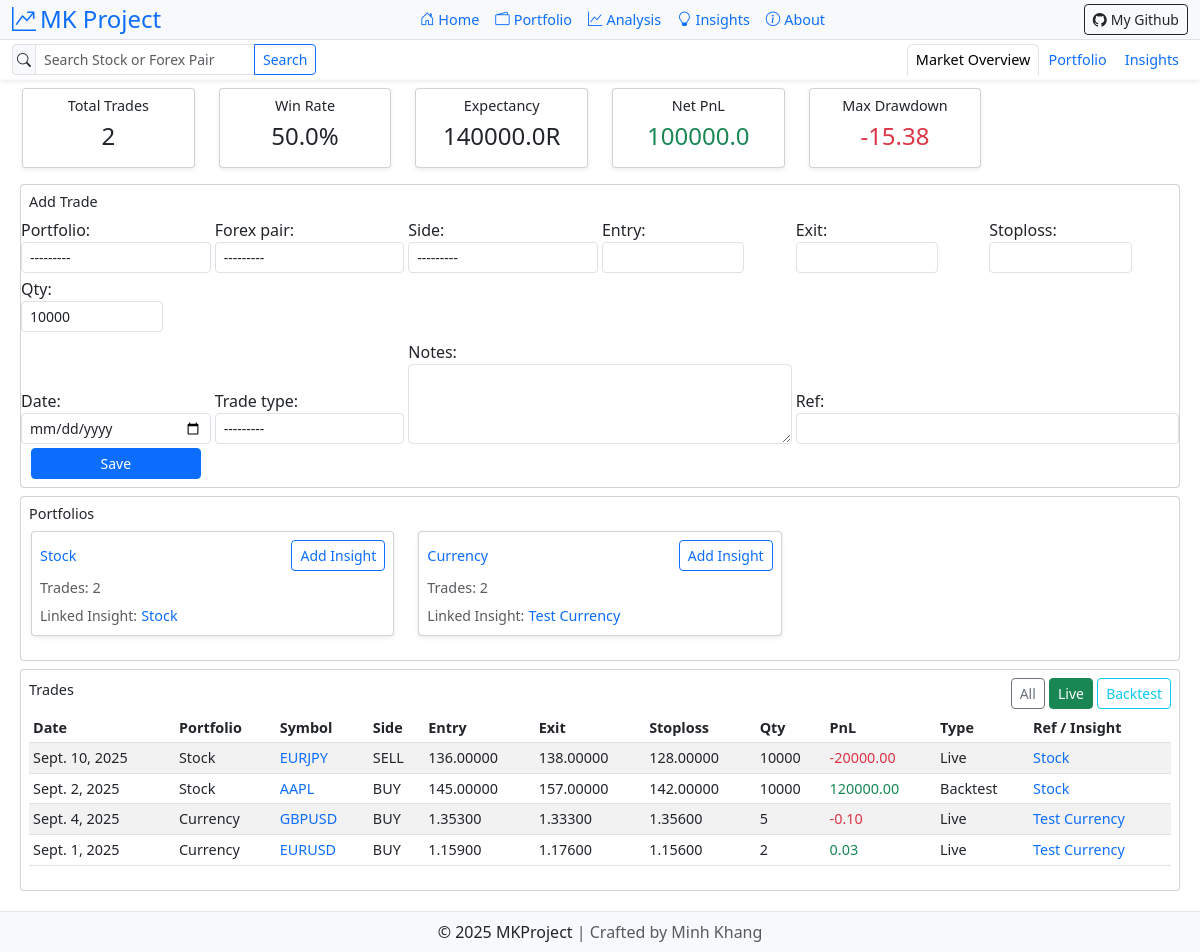
Screenshot of /portfolio/?type=Live (signed in) with the database file from the repository.
### finance_dashboard/models.py (models this page shows, shortened)
class Portfolio(models.Model):
    user = models.ForeignKey(User, on_delete=models.CASCADE)
    name = models.CharField(max_length=50)  # tên Portfolio
    forex_pair = models.ForeignKey("ForexPair", on_delete=models.CASCADE)
    amount = models.DecimalField(max_digits=12, decimal_places=2, default=10000)
    date_added = models.DateTimeField(auto_now_add=True)
    entry_price = models.DecimalField(max_digits=10, decimal_places=5, blank=True, null=True)
    ref_insight = models.ForeignKey(
        Insight, on_delete=models.SET_NULL, null=True, blank=True, related_name="portfolios"
    )
    def __str__(self):
        return f"{self.name} ({self.forex_pair.pair})"
    class Meta:
        ordering = ["-date_added"]
        verbose_name_plural = "Portfolios"

class Insight(models.Model):
    CATEGORY_CHOICES = [
        ("currency", "Currency"),
        ("stock", "Stock"),
        ("summary", "Summary"),
        ("other", "Other"),
    ]
    RESULT_CHOICES = [
        ("positive", "Positive"),
        ("negative", "Negative"),
        ("neutral", "Neutral"),
    ]
    title = models.CharField(max_length=200)
    summary = models.TextField()
    category = models.CharField(max_length=50, choices=CATEGORY_CHOICES, default="other")
    date = models.DateTimeField(auto_now_add=True)
    result = models.CharField(max_length=10, choices=RESULT_CHOICES, default="neutral")
    reason = models.TextField(blank=True)
    analysis = models.TextField(blank=True)
    lessons = models.TextField(blank=True)
    metrics = models.JSONField(blank=True, null=True)
    portfolio_ref = models.ForeignKey("Portfolio", on_delete=models.SET_NULL, null=True, blank=True)
    tags = models.TextField(blank=True, default="")  # đổi sang TextField cho linh hoạt
    content = models.TextField(blank=True, null=True)
    author = models.CharField(max_length=100, blank=True, null=True)
    slug = models.SlugField(unique=True, blank=True, null=True)
    created_at = models.DateTimeField(auto_now_add=True)
    class Meta:
        ordering = ["-date"]
        verbose_name_plural = "Insights"

class Trade(models.Model):
    SIDE_CHOICES = [("BUY", "BUY"), ("SELL", "SELL")]
    TYPE_CHOICES = [("Live", "Live"), ("Backtest", "Backtest")]
    portfolio = models.ForeignKey(Portfolio, on_delete=models.CASCADE, related_name="trades")
    forex_pair = models.ForeignKey("ForexPair", on_delete=models.CASCADE)
    side = models.CharField(max_length=10, choices=SIDE_CHOICES)
    entry = models.DecimalField(max_digits=12, decimal_places=5)  # entry price duy nhất
    exit = models.DecimalField(max_digits=12, decimal_places=5)
    stoploss = models.DecimalField(max_digits=12, decimal_places=5, null=True, blank=True)
    qty = models.IntegerField(default=10000)
    date = models.DateField()
    trade_type = models.CharField(max_length=20, choices=TYPE_CHOICES)
    notes = models.TextField(blank=True)
    ref = models.CharField(max_length=50, blank=True)
    @property
    def pnl(self):
        direction = Decimal("1") if self.side == "BUY" else Decimal("-1")
        return round(direction * (self.exit - self.entry) * Decimal(self.qty), 2)
    @property
    def risk(self):
        if not self.stoploss:
            return None
        direction = Decimal("1") if self.side == "BUY" else Decimal("-1")
        return round(direction * (self.stoploss - self.entry) * Decimal(self.qty), 2)
    class Meta:
        ordering = ["-date"]
        verbose_name_plural = "Trades"

class ForexPair(models.Model):
    pair = models.CharField(max_length=10, unique=True)  # Ví dụ: EURUSD
    current_rate = models.DecimalField(max_digits=12, decimal_places=5, null=True)
    last_updated = models.DateTimeField(auto_now=True)
    def __str__(self):
        return self.pair
    class Meta:
        ordering = ["pair"]
        verbose_name_plural = "Forex Pairs"

### finance_dashboard/views.py (the view)
# urls.py: path("portfolio/", views.portfolio, name="portfolio"),
def portfolio(request):
    trade_type_filter = request.GET.get("type", "All")
    if request.user.is_authenticated:
        portfolios = Portfolio.objects.filter(user=request.user).prefetch_related("trades")
        if not portfolios.exists():
            messages.warning(request, "No portfolios found. Please create a portfolio first.")
    else:
        portfolios = Portfolio.objects.none()
        messages.warning(request, "Please log in to view and manage portfolios.")
    if request.method == "POST":
        if request.user.is_authenticated:
            trade_form = TradeForm(request.POST, user=request.user)
            if trade_form.is_valid():
                trade_form.save()
                messages.success(request, "Trade added successfully!")
                return redirect("portfolio")
            else:
                logger.error(f"Trade form errors: {trade_form.errors}")
                messages.error(request, f"Error adding trade: {trade_form.errors.as_text()}")
        else:
            messages.error(request, "You must be logged in to add a trade.")
            trade_form = TradeForm(user=None)
    else:
        trade_form = TradeForm(user=request.user if request.user.is_authenticated else None)
    analytics_data = compute_portfolio_analytics(portfolios)
    for p in portfolios:
        trades = p.trades.all()
        if trade_type_filter != "All":
            trades = trades.filter(trade_type=trade_type_filter)
        p.filtered_trades = trades
    return render(
        request,
        "finance_dashboard/portfolio.html",
        {
            "trade_form": trade_form,
            "portfolios": portfolios,
            "analytics_data": analytics_data,
            "insight_form": InsightForm(),
            "active_tab": trade_type_filter,
        },
    )

### finance_dashboard/forms.py
class TradeForm(forms.ModelForm):
    class Meta:
        model = Trade
        fields = ['portfolio', 'forex_pair', 'side', 'entry', 'exit', 'stoploss', 'qty', 'date', 'trade_type', 'notes', 'ref']
        widgets = {
            'date': forms.DateInput(attrs={'type': 'date'}),
            'notes': forms.Textarea(attrs={"rows": 2}),
        }
    def __init__(self, *args, user=None, **kwargs):
        super().__init__(*args, **kwargs)
        if user:
            self.fields['portfolio'].queryset = Portfolio.objects.filter(user=user)

class InsightForm(forms.ModelForm):
    class Meta:
        model = Insight
        fields = [
            'title', 'summary', 'category', 'result',
            'reason', 'analysis', 'lessons', 'metrics', 'portfolio_ref'
        ]
        widgets = {
            'portfolio_ref': forms.HiddenInput(),
            'metrics': forms.Textarea(attrs={'rows': 2}),
            'summary': forms.Textarea(attrs={'rows': 2}),
            'reason': forms.Textarea(attrs={'rows': 3}),
            'analysis': forms.Textarea(attrs={'rows': 3}),
            'lessons': forms.Textarea(attrs={'rows': 2}),
        }
    def __init__(self, *args, **kwargs):
        super().__init__(*args, **kwargs)
        for field in self.fields:
            self.fields[field].required = False  # Làm optional để match modal subset

### finance_dashboard/templates/finance_dashboard/portfolio.html (shortened to what this page needs)
{% extends 'finance_dashboard/base.html' %}
{% load widget_tweaks %}
{% block content %}
<div class="container-fluid insights-full-width mt-2 p-2">
  <div class="row text-center mb-2">
    <div class="col-md-2">
      <div class="card shadow-sm p-2">
        <h6 class="text-sm">Total Trades</h6>
        <h4>{{ analytics_data.0.total_trades|default:"0" }}</h4>
      </div>
    </div>
    <div class="col-md-2">
      <div class="card shadow-sm p-2">
        <h6 class="text-sm">Win Rate</h6>
        <h4>{{ analytics_data.0.win_rate|default:"0" }}%</h4>
      </div>
    </div>
    <div class="col-md-2">
      <div class="card shadow-sm p-2">
        <h6 class="text-sm">Expectancy</h6>
        <h4>{{ analytics_data.0.expectancy|default:"0" }}R</h4>
      </div>
    </div>
    <div class="col-md-2">
      <div class="card shadow-sm p-2">
        <h6 class="text-sm">Net PnL</h6>
        <h4 class="text-success">{{ analytics_data.0.net_pnl|default:"0" }}</h4>
      </div>
    </div>
    <div class="col-md-2">
      <div class="card shadow-sm p-2">
        <h6 class="text-sm">Max Drawdown</h6>
        <h4 class="text-danger">{{ analytics_data.0.max_drawdown|default:"0" }}</h4>
      </div>
    </div>
  </div>
  <div class="card p-2 mb-2">
    <h5 class="text-sm">Add Trade</h5>
    <form method="post">
      <div class="row g-1 align-items-end">
        <div class="col-md-2 col-6">
          {{ trade_form.portfolio.label_tag }}
          {{ trade_form.portfolio|add_class:"form-control form-control-sm" }}
        </div>
        <div class="col-md-2 col-6">
          {{ trade_form.forex_pair.label_tag }}
          {{ trade_form.forex_pair|add_class:"form-control form-control-sm" }}
        </div>
        <div class="col-md-2 col-6">
          {{ trade_form.side.label_tag }}
          {{ trade_form.side|add_class:"form-control form-control-sm" }}
        </div>
        <div class="col-md-2 col-6">
          {{ trade_form.entry.label_tag }}
          {{ trade_form.entry|add_class:"form-control form-control-sm w-75" }}
        </div>
        <div class="col-md-2 col-6">
          {{ trade_form.exit.label_tag }}
          {{ trade_form.exit|add_class:"form-control form-control-sm w-75" }}
        </div>
        <div class="col-md-2 col-6">
          {{ trade_form.stoploss.label_tag }}
          {{ trade_form.stoploss|add_class:"form-control form-control-sm w-75" }}
        </div>
        <div class="col-md-2 col-6">
          {{ trade_form.qty.label_tag }}
          {{ trade_form.qty|add_class:"form-control form-control-sm w-75" }}
        </div>
      </div>
      <div class="row g-1 mt-1 align-items-end">
        <div class="col-md-2 col-6">
          {{ trade_form.date.label_tag }}
          {{ trade_form.date|add_class:"form-control form-control-sm" }}
        </div>
        <div class="col-md-2 col-6">
          {{ trade_form.trade_type.label_tag }}
          {{ trade_form.trade_type|add_class:"form-control form-control-sm" }}
        </div>
        <div class="col-md-4 col-12">
          {{ trade_form.notes.label_tag }}
          {{ trade_form.notes|add_class:"form-control form-control-sm notes-textarea" }}
        </div>
        <div class="col-md-4 col-12">
          {{ trade_form.ref.label_tag }}
          {{ trade_form.ref|add_class:"form-control form-control-sm" }}
        </div>
      </div>
      <div class="row mt-1">
        <div class="col-md-2 col-6 align-self-end">
          <button type="submit" class="btn btn-primary btn-sm w-100">Save</button>
        </div>
      </div>
    </form>
  </div>
  <div class="card p-2 mb-2">
    <h5 class="text-sm">Portfolios</h5>
    <div class="row">
      {% for portfolio in portfolios %}
      <div class="col-md-4 mb-2">
        <div class="card shadow-sm p-2">
          <div class="d-flex justify-content-between align-items-center">
            <h6 class="text-sm mb-0">
              {% if portfolio.trades.first %}
                <a href="{% url 'details' portfolio.trades.first.forex_pair.pair %}" class="text-decoration-none">
                  {{ portfolio.name }}
                </a>
              {% else %}
                {{ portfolio.name }}
              {% endif %}
            </h6>
            <button class="btn btn-sm btn-outline-primary" data-bs-toggle="modal" data-bs-target="#createInsightModal{{ portfolio.id }}">
              Add Insight
            </button>
          </div>
          <div class="mt-1">
            <span class="text-sm text-muted">Trades: {{ portfolio.trades.count }}</span>
          </div>
          {% if portfolio.ref_insight %}
          <div class="mt-1">
            <small class="text-muted">Linked Insight:</small>
            <a href="{% url 'insight_modal' portfolio.ref_insight.pk %}"
               hx-get="{% url 'insight_modal' portfolio.ref_insight.pk %}"
               hx-target="#insight-modal-container"
               hx-swap="innerHTML"
               class="text-decoration-none text-primary text-sm">
              {{ portfolio.ref_insight.title|truncatechars:30 }}
            </a>
          </div>
          {% endif %}
        </div>
      </div>
      {% endfor %}
    </div>
  </div>
  <div class="card p-2">
    <div class="d-flex justify-content-between align-items-center mb-1">
      <h5 class="text-sm">Trades</h5>
      <div>
        <a class="btn btn-outline-secondary btn-sm {% if active_tab == 'All' %}active{% endif %}"
           href="?type=All">All</a>
        <a class="btn btn-outline-success btn-sm {% if active_tab == 'Live' %}active{% endif %}"
           href="?type=Live">Live</a>
        <a class="btn btn-outline-info btn-sm {% if active_tab == 'Backtest' %}active{% endif %}"
           href="?type=Backtest">Backtest</a>
      </div>
    </div>
    <table class="table table-striped table-sm">
      <thead>
        <tr>
          <th class="text-sm">Date</th>
          <th class="text-sm">Portfolio</th>
          <th class="text-sm">Symbol</th>
          <th class="text-sm">Side</th>
          <th class="text-sm">Entry</th>
          <th class="text-sm">Exit</th>
          <th class="text-sm">Stoploss</th>
          <th class="text-sm">Qty</th>
          <th class="text-sm">PnL</th>
          <th class="text-sm">Type</th>
          <th class="text-sm">Ref / Insight</th>
        </tr>
      </thead>
      <tbody>
        {% for portfolio in portfolios %}
          {% for trade in portfolio.trades.all %}
          <tr>
            <td class="text-sm">{{ trade.date }}</td>
            <td class="text-sm">{{ portfolio.name }}</td>
            <td class="text-sm">
              <a href="{% url 'details' trade.forex_pair.pair %}" class="text-decoration-none">
                {{ trade.forex_pair.pair }}
              </a>
            </td>
            <td class="text-sm">{{ trade.side }}</td>
            <td class="text-sm">{{ trade.entry }}</td>
            <td class="text-sm">{{ trade.exit }}</td>
            <td class="text-sm">{{ trade.stoploss|default:"-" }}</td>
            <td class="text-sm">{{ trade.qty }}</td>
            <td class="text-sm {% if trade.pnl > 0 %}text-success{% else %}text-danger{% endif %}">{{ trade.pnl }}</td>
            <td class="text-sm">{{ trade.trade_type }}</td>
            <td class="text-sm">
              {% if portfolio.ref_insight %}
                <a href="{% url 'insight_modal' portfolio.ref_insight.pk %}"
                   hx-get="{% url 'insight_modal' portfolio.ref_insight.pk %}"
                   hx-target="#insight-modal-container"
                   hx-swap="innerHTML"
                   class="text-decoration-none">
                  {{ portfolio.ref_insight.title|truncatechars:40 }}
                </a>
              {% endif %}
            </td>
          </tr>
          {% endfor %}
        {% empty %}
          <tr><td colspan="11" class="text-center text-sm">No trades yet</td></tr>
        {% endfor %}
      </tbody>
    </table>
  </div>
</div>
{% endblock %}

### static/css/styles.css (style rules this page uses)
.card { border-radius: 4px; }
.table-sm th, .table-sm td { padding: 0.25rem; }
.insights-full-width { width: 100%; padding: 0 15px; }
.insights-full-width .row { margin-left: -10px; margin-right: -10px; }
.text-sm { font-size: 0.9rem !important; }
.form-control-sm { padding: 0.25rem 0.5rem !important; font-size: 0.875rem !important; height: calc(1.5em + 0.5rem + 2px) !important; }
.w-75 { width: 75% !important; }
.card { margin-bottom: 0.5rem; }
.table-sm th, .table-sm td { padding: 0.25rem; font-size: 0.9rem; }
.btn-sm { padding: 0.25rem 0.5rem !important; font-size: 0.875rem !important; }
.notes-textarea { min-height: 80px !important; resize: vertical; }
.card { border-radius: 4px; margin-bottom: 0.5rem; }

### rows the page displays
Portfolio: name "Stock", trades.count "2", ref_insight "Stock"
Portfolio: name "Currency", trades.count "2", ref_insight "Test Currency"
Trade: date "Sept. 10, 2025", forex_pair.pair "EURJPY", side "SELL", entry "136.00000", exit "138.00000", stoploss "128.00000", qty "10000", pnl "-20000.00", trade_type "Live"
Trade: date "Sept. 2, 2025", forex_pair.pair "AAPL", side "BUY", entry "145.00000", exit "157.00000", stoploss "142.00000", qty "10000", pnl "120000.00", trade_type "Backtest"
Trade: date "Sept. 4, 2025", forex_pair.pair "GBPUSD", side "BUY", entry "1.35300", exit "1.33300", stoploss "1.35600", qty "5", pnl "-0.10", trade_type "Live"
Trade: date "Sept. 1, 2025", forex_pair.pair "EURUSD", side "BUY", entry "1.15900", exit "1.17600", stoploss "1.15600", qty "2", pnl "0.03", trade_type "Live"

### other values shown
{{ analytics_data.0.total_trades|default:"0" }} "2"
{{ analytics_data.0.win_rate|default:"0" }} "50.0"
{{ analytics_data.0.expectancy|default:"0" }} "140000.0"
{{ analytics_data.0.net_pnl|default:"0" }} "100000.0"
{{ analytics_data.0.max_drawdown|default:"0" }} "-15.38"
{{ trade_form.portfolio.label_tag }} "Portfolio:"
{{ trade_form.forex_pair.label_tag }} "Forex pair:"
{{ trade_form.side.label_tag }} "Side:"
{{ trade_form.entry.label_tag }} "Entry:"
{{ trade_form.exit.label_tag }} "Exit:"
{{ trade_form.stoploss.label_tag }} "Stoploss:"
{{ trade_form.qty.label_tag }} "Qty:"
{{ trade_form.date.label_tag }} "Date:"
{{ trade_form.trade_type.label_tag }} "Trade type:"
{{ trade_form.notes.label_tag }} "Notes:"
